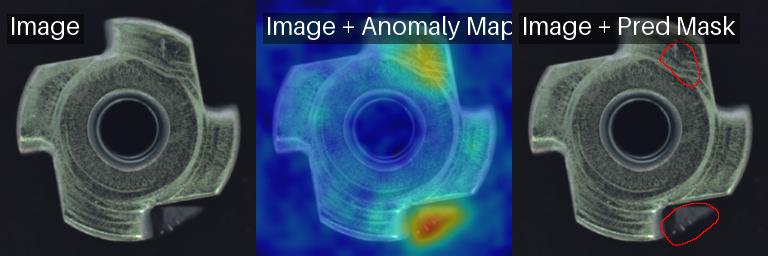
#> input picture ai/results/Patchcore/metal_nut/v2/images/test/bent/001.png, 768 x 256 px; its folder holds only this picture in this run
$ python eda.py
#> lines starting #> are read from the running program, lines starting #| are printed output that depends on the picture
from pathlib import Path
from PIL import Image
import pandas as pd
import matplotlib.pyplot as plt

from config import (
    CATEGORIES,
    DATASET_ROOT
)


# ==========================================================
# SETTINGS
# ==========================================================

IMAGE_EXTENSIONS = {".png", ".jpg", ".jpeg", ".bmp"}

AI_DIR = Path(__file__).resolve().parent

OUTPUT_EDA = AI_DIR / "outputs" / "EDA"
OUTPUT_SAMPLES = AI_DIR / "outputs" / "samples"

OUTPUT_EDA.mkdir(parents=True, exist_ok=True)
OUTPUT_SAMPLES.mkdir(parents=True, exist_ok=True)


# ==========================================================
# 1. COUNT IMAGES
# ==========================================================

def count_images(folder):

    if not folder.exists():
        return 0

    return sum(
        1
        for file in folder.rglob("*")
        if file.is_file()
        and file.suffix.lower() in IMAGE_EXTENSIONS
    )


# ==========================================================
# 2. GET CATEGORY PATHS
# ==========================================================

def get_category_paths(category):

    category_root = DATASET_ROOT / category

    train_dir = category_root / "train"
    test_dir = category_root / "test"
    ground_truth_dir = category_root / "ground_truth"

    return train_dir, test_dir, ground_truth_dir


# ==========================================================
# 3. TRAIN DATA ANALYSIS
# ==========================================================

def analyze_train(category):

    train_dir, _, _ = get_category_paths(category)

    print(f"\n========== {category.upper()} - TRAIN DATA ==========")

    data = {}

    if not train_dir.exists():
        print("Training folder not found.")
        return data

    for folder in sorted(train_dir.iterdir()):

        if folder.is_dir():

            count = count_images(folder)

            data[folder.name] = count

            print(f"{folder.name:15} : {count} images")

    total = sum(data.values())

    print("--------------------------------")
    print(f"Total Train Images : {total}")

    return data


# ==========================================================
# 4. TEST DATA ANALYSIS
# ==========================================================

def analyze_test(category):

    _, test_dir, _ = get_category_paths(category)

    print(f"\n========== {category.upper()} - TEST DATA ==========")

    data = {}

    if not test_dir.exists():
        print("Test folder not found.")
        return data

    for folder in sorted(test_dir.iterdir()):

        if folder.is_dir():

            count = count_images(folder)

            data[folder.name] = count

            print(f"{folder.name:15} : {count} images")

    total = sum(data.values())

    print("--------------------------------")
    print(f"Total Test Images : {total}")

    return data


# ==========================================================
# 5. GROUND TRUTH ANALYSIS
# ==========================================================

def analyze_ground_truth(category):

    _, _, ground_truth_dir = get_category_paths(category)

    print(
        f"\n========== {category.upper()} - GROUND TRUTH =========="
    )

    data = {}

    if not ground_truth_dir.exists():
        print("Ground truth folder not found.")
        return data

    for folder in sorted(ground_truth_dir.iterdir()):

        if folder.is_dir():

            count = count_images(folder)

            data[folder.name] = count

            print(f"{folder.name:15} : {count} masks")

    total = sum(data.values())

    print("--------------------------------")
    print(f"Total Ground Truth Masks : {total}")

    return data


# ==========================================================
# 6. IMAGE DIMENSIONS
# ==========================================================

def analyze_image_dimensions(category):

    _, test_dir, _ = get_category_paths(category)

    print(
        f"\n========== {category.upper()} - IMAGE DIMENSIONS =========="
    )

    widths = []
    heights = []

    if not test_dir.exists():
        print("Test folder not found.")
        return

    for file in test_dir.rglob("*"):

        if (
            file.is_file()
            and file.suffix.lower() in IMAGE_EXTENSIONS
        ):

            try:

                with Image.open(file) as img:

                    width, height = img.size

                    widths.append(width)
                    heights.append(height)

            except Exception:
                pass

    if not widths:

        print("No images found.")
        return

    print(f"Minimum Width  : {min(widths)}")
    print(f"Maximum Width  : {max(widths)}")
    print(f"Average Width  : {sum(widths) / len(widths):.2f}")

    print(f"Minimum Height : {min(heights)}")
    print(f"Maximum Height : {max(heights)}")
    print(f"Average Height : {sum(heights) / len(heights):.2f}")


# ==========================================================
# 7. CLASS DISTRIBUTION GRAPH
# ==========================================================

def plot_class_distribution(category, test_data):

#> called with category = 'metal_nut'
    if not test_data:
        return

    labels = list(test_data.keys())
    values = list(test_data.values())

    plt.figure(figsize=(9, 6))

    plt.bar(labels, values)

    plt.title(
        f"MVTec AD - {category} Test Data Distribution"
    )

    plt.xlabel("Defect Type")
    plt.ylabel("Number of Images")

    plt.xticks(rotation=30)

    plt.tight_layout()

    output_file = (
        OUTPUT_EDA
        / f"{category}_class_distribution.png"
    )

    plt.savefig(output_file, dpi=300)
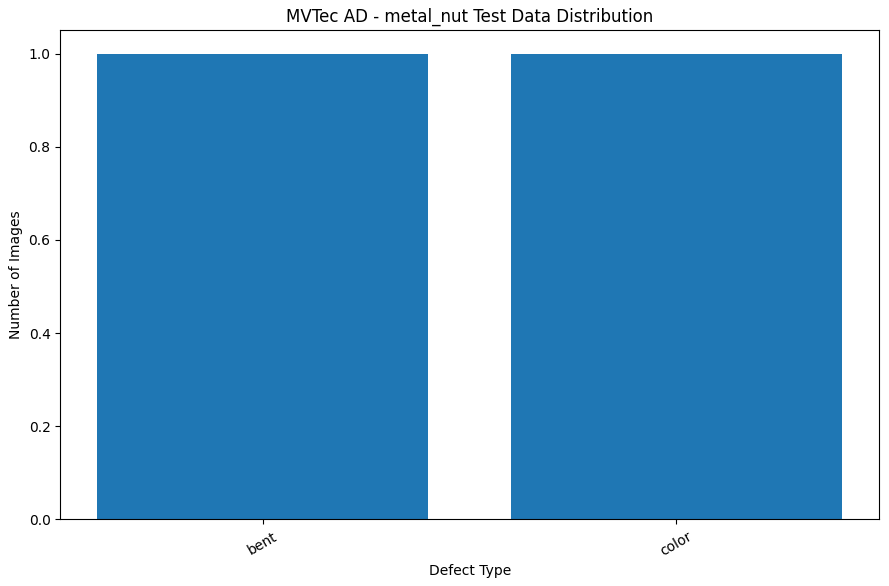
#> figure drawn by matplotlib, 1 panel

    plt.close()

    print(f"Saved: {output_file}")


# ==========================================================
# 8. NORMAL VS DEFECTIVE GRAPH
# ==========================================================

def plot_normal_vs_defective(category, test_data):

#> called with category = 'metal_nut'
    if not test_data:
        return

    good_count = test_data.get("good", 0)

    defective_count = sum(
        count
        for defect, count in test_data.items()
        if defect != "good"
    )

    labels = ["Normal", "Defective"]

    values = [good_count, defective_count]

    plt.figure(figsize=(7, 5))

    plt.bar(labels, values)

    plt.title(
        f"{category} - Normal vs Defective Images"
    )

    plt.xlabel("Class")
    plt.ylabel("Number of Images")

    plt.tight_layout()

    output_file = (
        OUTPUT_EDA
        / f"{category}_normal_vs_defective.png"
    )

    plt.savefig(output_file, dpi=300)
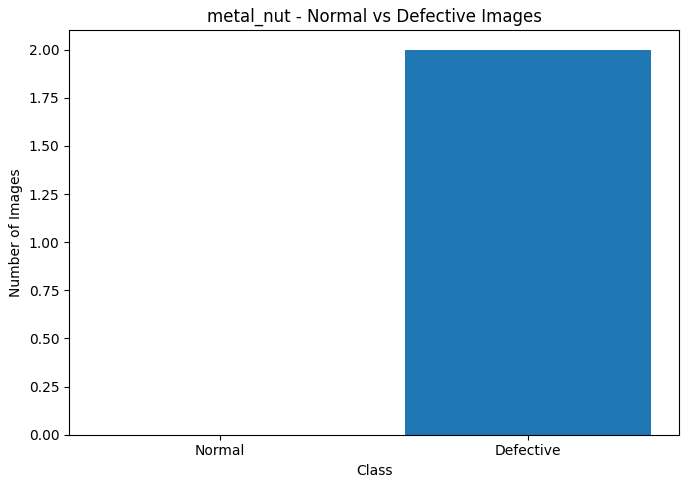
#> figure drawn by matplotlib, 1 panel

    plt.close()

    print(f"Saved: {output_file}")


# ==========================================================
# 9. SAVE SAMPLE IMAGES
# ==========================================================

def save_sample_images(category):

#> called with category = 'metal_nut'
    print(
        f"\n========== {category.upper()} - SAMPLE IMAGES =========="
    )

    _, test_dir, _ = get_category_paths(category)

    if not test_dir.exists():
        return

    for defect_type in sorted(test_dir.iterdir()):

        if not defect_type.is_dir():
            continue

        image_files = [
            file
            for file in sorted(defect_type.iterdir())
            if file.is_file()
            and file.suffix.lower() in IMAGE_EXTENSIONS
        ]

        if not image_files:
            continue

        image_path = image_files[0]

        try:

            with Image.open(image_path) as image:

#> image is the input picture: PIL image 768x256 RGB; mean R, G, B 48.6, 66.8, 87.7
                plt.figure(figsize=(5, 5))

                plt.imshow(image)

                plt.title(
                    f"{category} - {defect_type.name}"
                )

                plt.axis("off")

                output_file = (
                    OUTPUT_SAMPLES
                    / f"{category}_{defect_type.name}_sample.png"
                )

                plt.savefig(
                    output_file,
                    dpi=300,
                    bbox_inches="tight"
                )

                plt.close()

                print(f"Saved: {output_file}")

        except Exception as e:

            print(
                f"Could not process {image_path}: {e}"
            )


# ==========================================================
# 10. GROUND TRUTH MASK SAMPLES
# ==========================================================

def save_ground_truth_samples(category):

    print(
        f"\n========== {category.upper()} - GROUND TRUTH SAMPLES =========="
    )

    _, _, ground_truth_dir = get_category_paths(category)

    if not ground_truth_dir.exists():
        return

    for defect_type in sorted(ground_truth_dir.iterdir()):

        if not defect_type.is_dir():
            continue

        mask_files = [
            file
            for file in sorted(defect_type.iterdir())
            if file.is_file()
            and file.suffix.lower() in IMAGE_EXTENSIONS
        ]

        if not mask_files:
            continue

        mask_path = mask_files[0]

        try:

            with Image.open(mask_path) as mask:

                plt.figure(figsize=(5, 5))

                plt.imshow(mask, cmap="gray")

                plt.title(
                    f"{category} - {defect_type.name} Ground Truth"
                )

                plt.axis("off")

                output_file = (
                    OUTPUT_SAMPLES
                    / f"{category}_{defect_type.name}_ground_truth.png"
                )

                plt.savefig(
                    output_file,
                    dpi=300,
                    bbox_inches="tight"
                )

                plt.close()

                print(f"Saved: {output_file}")

        except Exception as e:

            print(
                f"Could not process {mask_path}: {e}"
            )


# ==========================================================
# 11. CREATE DATASET SUMMARY
# ==========================================================

def create_summary(all_results):

    rows = []

    for category, result in all_results.items():

        train_data = result["train"]
        test_data = result["test"]
        ground_truth_data = result["ground_truth"]

        # Train

        for defect_type, count in train_data.items():

            rows.append(
                {
                    "category": category,
                    "split": "train",
                    "defect_type": defect_type,
                    "count": count
                }
            )

        # Test

        for defect_type, count in test_data.items():

            rows.append(
                {
                    "category": category,
                    "split": "test",
                    "defect_type": defect_type,
                    "count": count
                }
            )

        # Ground Truth

        for defect_type, count in ground_truth_data.items():

            rows.append(
                {
                    "category": category,
                    "split": "ground_truth",
                    "defect_type": defect_type,
                    "count": count
                }
            )

    df = pd.DataFrame(rows)

    print("\n========== COMPLETE DATASET SUMMARY ==========")

    print(df.to_string(index=False))

    output_file = (
        OUTPUT_EDA / "dataset_summary_all_categories.csv"
    )

#> (the run stopped early here; a loop or call above may not have finished)
